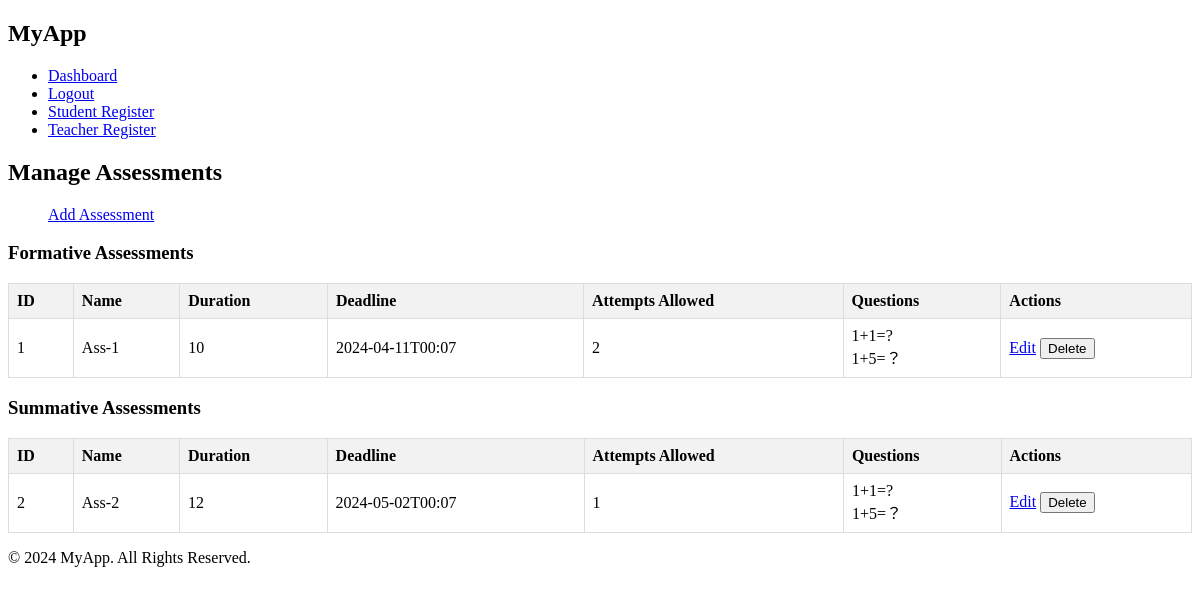
The page /manage_assessments (signed in) on the database as committed earlier.
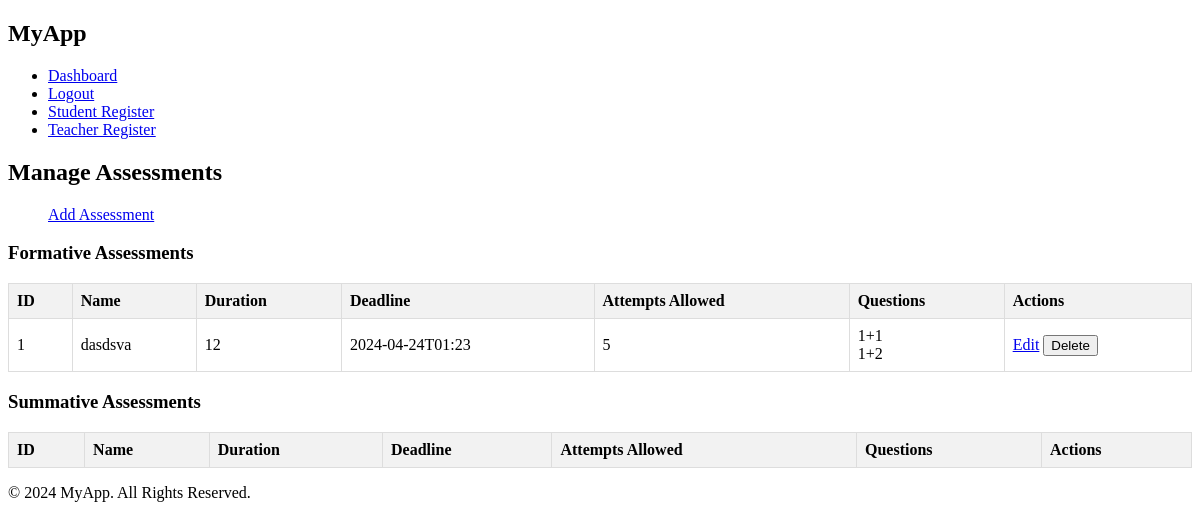
The same page on the database as committed later.
### app/models/assessment.py (models this page shows)
class Assessment(db.Model):
    id = db.Column(db.Integer, primary_key=True)
    name = db.Column(db.String(255), nullable=False)
    type = db.Column(db.String(255), nullable=False)
    questions = db.relationship('Question', secondary='assessment_question', backref='assessments')
    parameters = db.Column(db.JSON, nullable=True)

### app/models/question.py (models this page shows)
class Question(db.Model):
    id = db.Column(db.Integer, primary_key=True)
    question_text = db.Column(db.Text, nullable=False)
    option_a = db.Column(db.String(200), nullable=False)
    option_b = db.Column(db.String(200), nullable=False)
    option_c = db.Column(db.String(200), nullable=False)
    option_d = db.Column(db.String(200), nullable=False)
    correct_option = db.Column(db.String(100), nullable=False)
    correct_answer = db.Column(db.Text, nullable=False)
    feedback = db.Column(db.Text, nullable=False)
    question_type = db.Column(db.String(50), nullable=False)

### app/routes/teacher_routes.py (the view)
@app.route('/manage_assessments', methods=['GET'])
def manage_assessments():
    if 'user_id' not in session or session['role'] != 'teacher':
        return redirect(url_for('login'))
    f_assessments = Assessment.query.filter_by(type='FORMATIVE').all()
    s_assessments = Assessment.query.filter_by(type='SUMMATIVE').all()
    return render_template('manage_assessments.html', f_assessments=f_assessments, s_assessments=s_assessments)

### app/templates/manage_assessments.html
{% extends "base.html" %}
{% block content %}
<div class="container">
    <h2>Manage Assessments</h2>
    <ul>
        <li style="list-style-type: none"><a href="{{ url_for('add_assessment') }}" class="btn btn-success">Add Assessment</a></li>
    </ul>
    <h3>Formative Assessments</h2>
    <table class="custom-table">
        <thead>
            <tr>
                <th>ID</th>
                <th>Name</th>
                <th>Duration</th>
                <th>Deadline</th>
                <th>Attempts Allowed</th>
                <th>Questions</th>
                <th>Actions</th>
            </tr>
        </thead>
        <tbody>
            {% for assessment in f_assessments %}
            <tr>
                <td>{{ assessment.id }}</td>
                <td>{{ assessment.name }}</td>
                <td>{{ assessment.parameters.get('duration') }}</td>
                <td>{{ assessment.parameters.get('deadline') }}</td>
                <td>{{ assessment.parameters.get('attempts') }}</td>
                <td>
                    {% for question in assessment.questions %}
                    {{ question.question_text }}<br>
                    {% endfor %}
                </td>
                <td>
                    <a href="{{ url_for('edit_assessment', assessment_id=assessment.id) }}" class="btn btn-primary">Edit</a>
                    <form action="{{ url_for('delete_assessment', assessment_id=assessment.id) }}" method="post" style="display:inline;">
                        <button type="submit" class="btn btn-danger">Delete</button>
                    </form>
                </td>
            </tr>
            {% endfor %}
        </tbody>
    </table>
    <h3>Summative Assessments</h2>
        <table class="custom-table">
            <thead>
                <tr>
                    <th>ID</th>
                    <th>Name</th>
                    <th>Duration</th>
                    <th>Deadline</th>
                    <th>Attempts Allowed</th>
                    <th>Questions</th>
                    <th>Actions</th>
                </tr>
            </thead>
            <tbody>
                {% for assessment in s_assessments %}
                <tr>
                    <td>{{ assessment.id }}</td>
                    <td>{{ assessment.name }}</td>
                    <td>{{ assessment.parameters.get('duration') }}</td>
                    <td>{{ assessment.parameters.get('deadline') }}</td>
                    <td>{{ assessment.parameters.get('attempts') }}</td>
                    <td>
                        {% for question in assessment.questions %}
                        {{ question.question_text }}<br>
                        {% endfor %}
                    </td>
                    <td>
                        <a href="{{ url_for('edit_assessment', assessment_id=assessment.id) }}" class="btn btn-primary">Edit</a>
                        <form action="{{ url_for('delete_assessment', assessment_id=assessment.id) }}" method="post" style="display:inline;">
                            <button type="submit" class="btn btn-danger">Delete</button>
                        </form>
                    </td>
                </tr>
                {% endfor %}
            </tbody>
        </table>
</div>
{% endblock %}

Rows that differ between the two databases and show on the page:
removed Assessment: id "2", name "Ass-2", parameters.get "12", parameters.get "2024-05-02T00:07", parameters.get "1", Question (question_text "1+1=?"), Question (question_text "1+5=？"), shown under "Summative Assessments"
changed Assessment id 1: name "Ass-1" → "dasdsva"; parameters.get "10" → "12"; parameters.get "2024-04-11T00:07" → "2024-04-24T01:23"; parameters.get "2" → "5"
changed Question (number 1 of 2 on the later page): question_text "1+1=?" → "1+1"
changed Question (number 2 of 2 on the later page): question_text "1+5=？" → "1+2"
